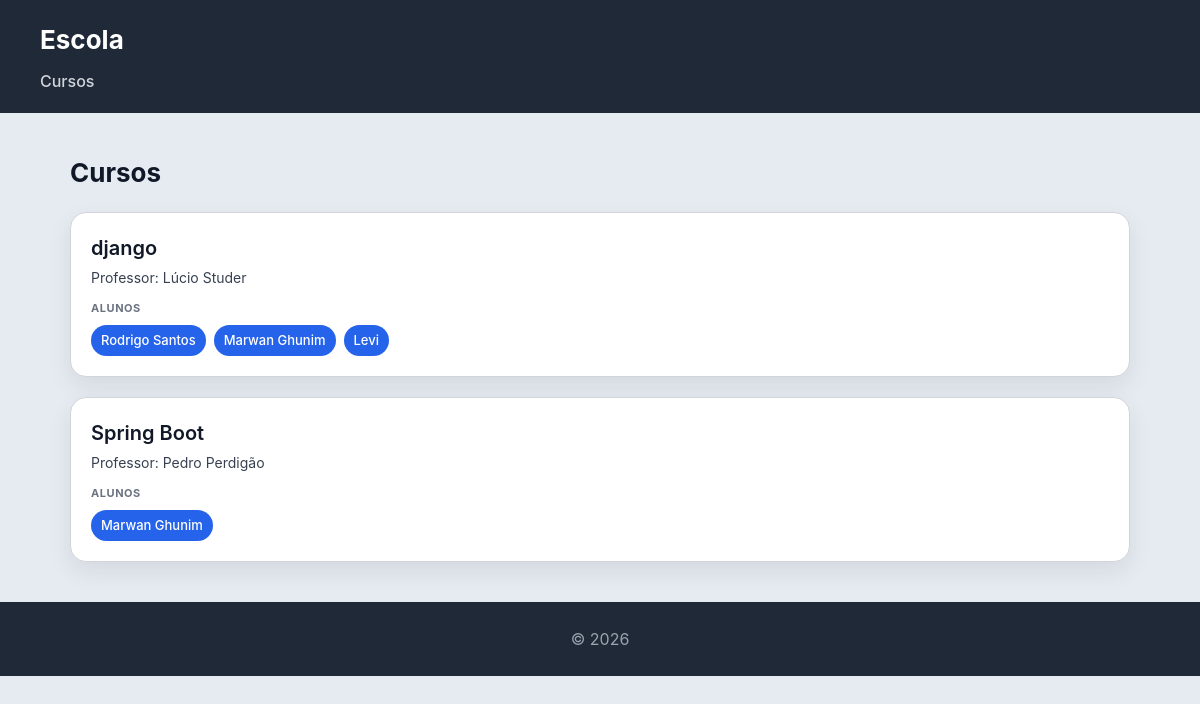
/escola/cursos/, run on the app's committed database.
### escola/models.py (models this page shows, shortened)
class Curso(models.Model):
    nome = models.CharField(max_length=100)
    imagem = models.ImageField(upload_to='cursos/')
    professor = models.ForeignKey(Professor, on_delete=models.CASCADE, related_name='cursos')
    alunos = models.ManyToManyField(Aluno, related_name='cursos')

class Professor(models.Model):
    nome = models.CharField(max_length=100)
    email = models.EmailField()

class Aluno(models.Model):
    nome = models.CharField(max_length=100)
    numero = models.CharField(max_length=20, unique=True)

### escola/views.py (the view)
# urls.py: path('cursos/', views.cursos_view, name="cursos"),
def cursos_view(request):
    cursos = Curso.objects.select_related('professor').prefetch_related('alunos').all()
    return render(request, 'escola/cursos.html', {'cursos': cursos})

### escola/templates/escola/cursos.html
{% extends "escola/base.html" %}
{% block content %}
<h2>Cursos</h2>
<section>
    {% for curso in cursos %}
    <article>
        <header>
            <h3>{{ curso.nome }}</h3>
            <p>Professor: {{ curso.professor.nome }}</p>
        </header>
        <section>
            <h4>Alunos</h4>
            <ul>
                {% for aluno in curso.alunos.all %}
                    <li>{{ aluno.nome }}</li>
                {% empty %}
                    <li>Sem alunos inscritos</li>
                {% endfor %}
            </ul>
        </section>
    </article>
    {% endfor %}
</section>
{% endblock %}

### escola/static/escola/styles.css (style rules this page uses)
* { box-sizing: border-box; margin: 0; padding: 0; }
body { font-family: "Inter", "Segoe UI", system-ui, -apple-system, sans-serif; background: #e6ebf2; color: #111827; line-height: 1.5; }
h2 { margin-bottom: 20px; font-size: 26px; }
section > article { background: white; padding: 20px; border-radius: 16px; border: 1px solid #d1d5db; box-shadow: 0 10px 25px rgba(0,0,0,0.08); transition: all 0.25s ease; margin-bottom: 20px; }
article > header { margin-bottom: 12px; }
article > header > h3 { font-size: 20px; font-weight: 600; margin-bottom: 4px; }
article > header > p { font-size: 14px; color: #374151; }
article > section { margin-top: 10px; }
article > section > h4 { font-size: 11px; text-transform: uppercase; color: #6b7280; margin-bottom: 8px; letter-spacing: 0.05em; }
article > section > ul { list-style: none; display: flex; flex-wrap: wrap; gap: 8px; }
article > section > ul > li { background: #2563eb; color: white; padding: 6px 10px; border-radius: 999px; font-size: 13px; font-weight: 500; }

### data on the page
Curso: nome "django", professor.nome "Lúcio Studer"
Aluno: nome "Rodrigo Santos"
Aluno: nome "Marwan Ghunim"
Aluno: nome "Levi"
Curso: nome "Spring Boot", professor.nome "Pedro Perdigão"
